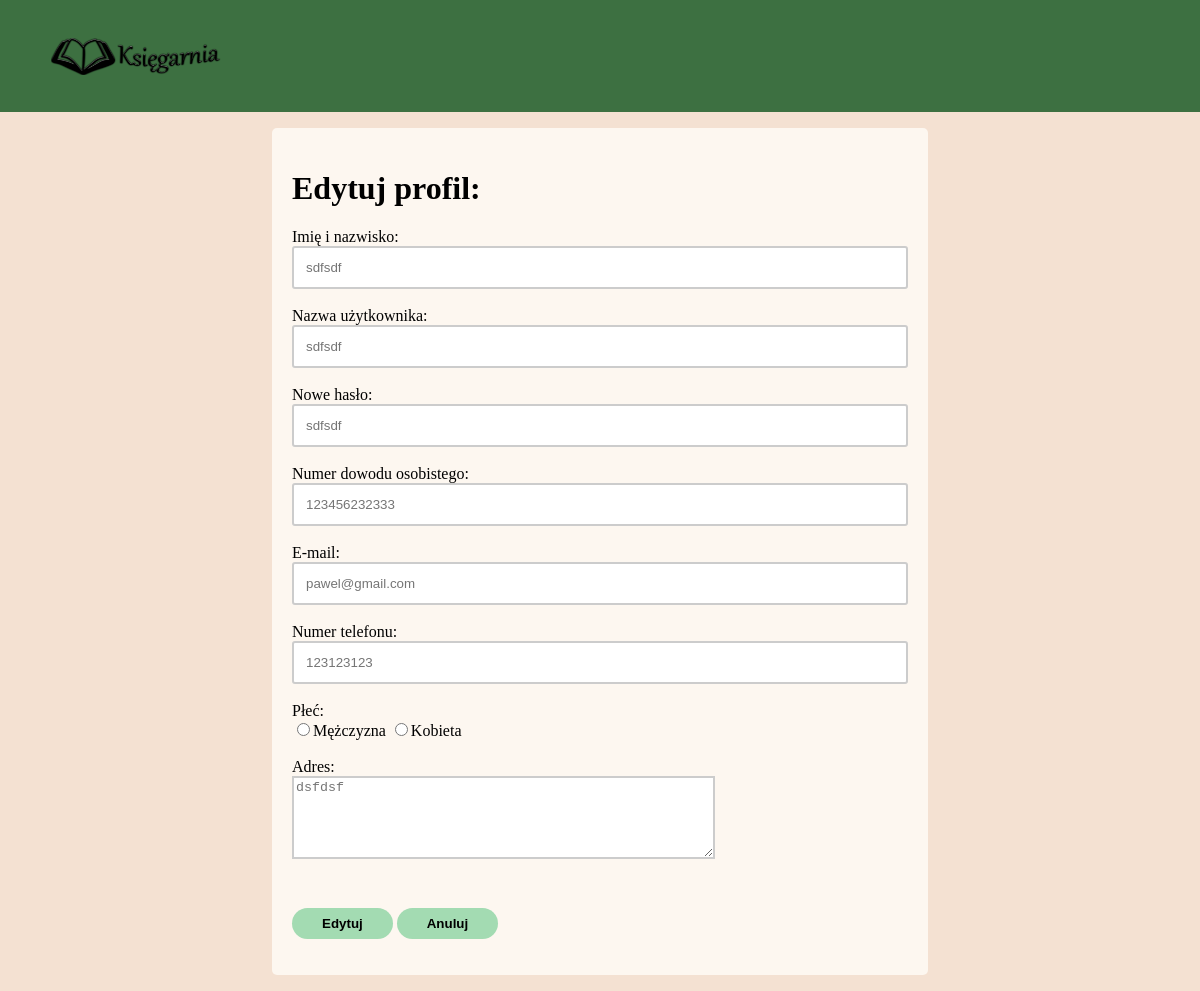
/edituser.php (signed in), run on the app's committed database.
### tables this page shows
CREATE TABLE IF NOT EXISTS `customer` (
  `CustomerID` int NOT NULL AUTO_INCREMENT,
  `CustomerName` varchar(128) DEFAULT NULL,
  `CustomerPhone` varchar(12) DEFAULT NULL,
  `CustomerIC` varchar(14) DEFAULT NULL,
  `CustomerEmail` varchar(200) DEFAULT NULL,
  `CustomerAddress` varchar(200) DEFAULT NULL,
  `CustomerGender` varchar(10) DEFAULT NULL,
  `UserID` int DEFAULT NULL,
  PRIMARY KEY (`CustomerID`),
  KEY `UserID` (`UserID`)
);

CREATE TABLE IF NOT EXISTS `users` (
  `UserID` int NOT NULL AUTO_INCREMENT,
  `UserName` varchar(128) DEFAULT NULL,
  `Password` varchar(16) DEFAULT NULL,
  PRIMARY KEY (`UserID`)
);

### edituser.php (the view, shortened to what this page needs)
<?php
$nameErr = $emailErr = $genderErr = $addressErr = $icErr = $contactErr = $usernameErr = $passwordErr = "";
$name = $email = $gender = $address = $ic = $contact = $uname = $upassword = "";
$servername = "localhost";
$username = "root";
$password = "";
$conn = new mysqli($servername, $username, $password);
$sql = "USE ksiegarnia";
$conn->query($sql);
$sql = "SELECT users.UserName, users.Password, customer.CustomerName, customer.CustomerIC, customer.CustomerEmail, customer.CustomerPhone, customer.CustomerGender, customer.CustomerAddress
	FROM users, customer
	WHERE users.UserID = customer.UserID AND users.UserID = ".$_SESSION['id']."";
$result = $conn->query($sql);
while($row = $result->fetch_assoc()){
	$oUserName = $row['UserName'];
	$oPassword = $row['Password'];
	$oName = $row['CustomerName'];
	$oIC = $row['CustomerIC'];
	$oEmail = $row['CustomerEmail'];
	$oPhone = $row['CustomerPhone'];
	$oAddress = $row['CustomerAddress'];
}
?>
<html>
<link rel="stylesheet" href="style.css">
<body style="background-color: #f4e1d2;">
<header>
<blockquote>
	<a href="index.php"><img src="image/logo2.png" width="20%"></a>
</blockquote>
</header>
<blockquote>
<div class="container">
<form method="post"  action="<?php echo htmlspecialchars($_SERVER["PHP_SELF"]);?>">
	<h1>Edytuj profil:</h1>
	Imię i nazwisko:<br><input type="text" name="name" placeholder="<?php echo $oName; ?>">
	<span class="error" style="color: red; font-size: 0.8em;"><?php echo $nameErr;?></span><br><br>
	Nazwa użytkownika:<br><input type="text" name="uname" placeholder="<?php echo $oUserName; ?>">
	<span class="error" style="color: red; font-size: 0.8em;"><?php echo $usernameErr;?></span><br><br>
	Nowe hasło:<br><input type="password" name="upassword" placeholder="<?php echo $oPassword; ?>">
	<span class="error" style="color: red; font-size: 0.8em;"><?php echo $passwordErr;?></span><br><br>
	Numer dowodu osobistego:<br><input type="text" name="ic" placeholder="<?php echo $oIC; ?>">
	<span class="error" style="color: red; font-size: 0.8em;"><?php echo $icErr;?></span><br><br>
	E-mail:<br><input type="text" name="email" placeholder="<?php echo $oEmail; ?>">
	<span class="error" style="color: red; font-size: 0.8em;"><?php echo $emailErr;?></span><br><br>
	Numer telefonu:<br><input type="text" name="contact" placeholder="<?php echo $oPhone; ?>" pattern="[0-9]+" title="Telefon powinien składać się z cyfr!">
	<span class="error" style="color: red; font-size: 0.8em;"><?php echo $contactErr;?></span><br><br>
	<label>Płeć:</label><br>
	<input type="radio" name="gender" <?php if (isset($gender) && $gender == "Male") echo "checked";?> value="Male">Mężczyzna
	<input type="radio" name="gender" <?php if (isset($gender) && $gender == "Female") echo "checked";?> value="Female">Kobieta
	<span class="error" style="color: red; font-size: 0.8em;"><?php echo $genderErr;?></span><br><br>
	<label>Adres:</label><br>
    <textarea name="address" cols="50" rows="5" placeholder="<?php echo $oAddress; ?>"></textarea>
    <span class="error" style="color: red; font-size: 0.8em;"><?php echo $addressErr;?></span><br><br>
	<input class="button" type="submit" name="submitButton" value="Edytuj">
	<input class="button" type="button" name="cancel" value="Anuluj" onClick="window.location='index.php';" />
</form>
</div>
</blockquote>
</body>
</html>

### style.css (style rules this page uses)
body { font-family: Trebuchet MS; margin: 0 auto; }
header { background-color: #3d7041; width: 100%; }
header img { margin: 1%; width: 170px; height: 90px; object-fit: contain; }
.button { background-color: rgb(163, 219, 178); border: none; border-radius: 20px; text-align: center; transition-duration: 0.5s; padding: 8px 30px; cursor: pointer; color: black; margin-top: 5%; font-weight: bold; }
form { margin-top: 2%; }
input[type=text], input[type=password] { width: 100%; padding: 12px; border-radius: 3px; box-sizing: border-box; border: 2px solid #ccc; transition: 0.5s; outline: none; }
textarea { outline: none; border: 2px solid #ccc; }
.container { width: 55%; border-radius: 5px; background-color: #fdf7f0; padding: 20px; margin: 0 auto; }

### data on the page
customer: name "sdfsdf", uname "sdfsdf", ic "123456232333", email "pawel@gmail.com", contact "123123123", address "dsfdsf"
